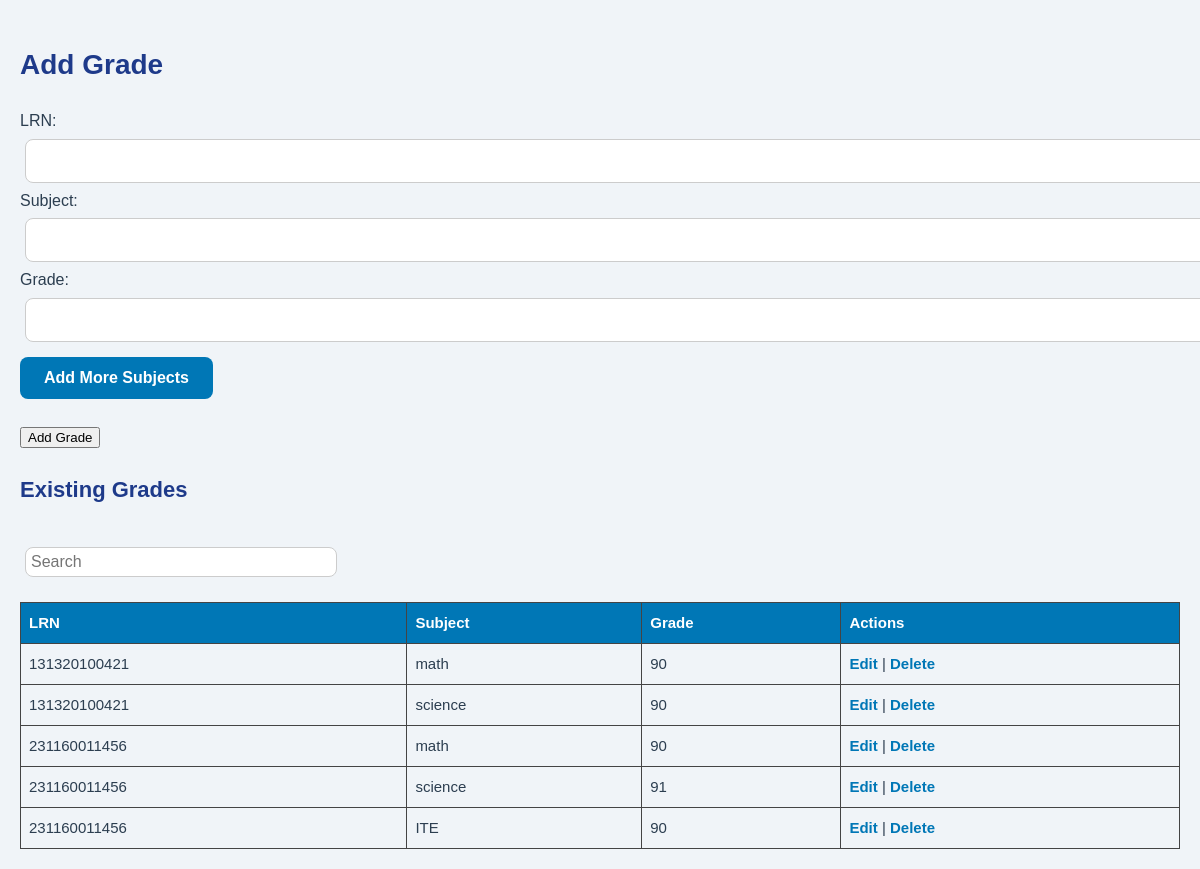
The page /grades.php on the database as committed earlier.
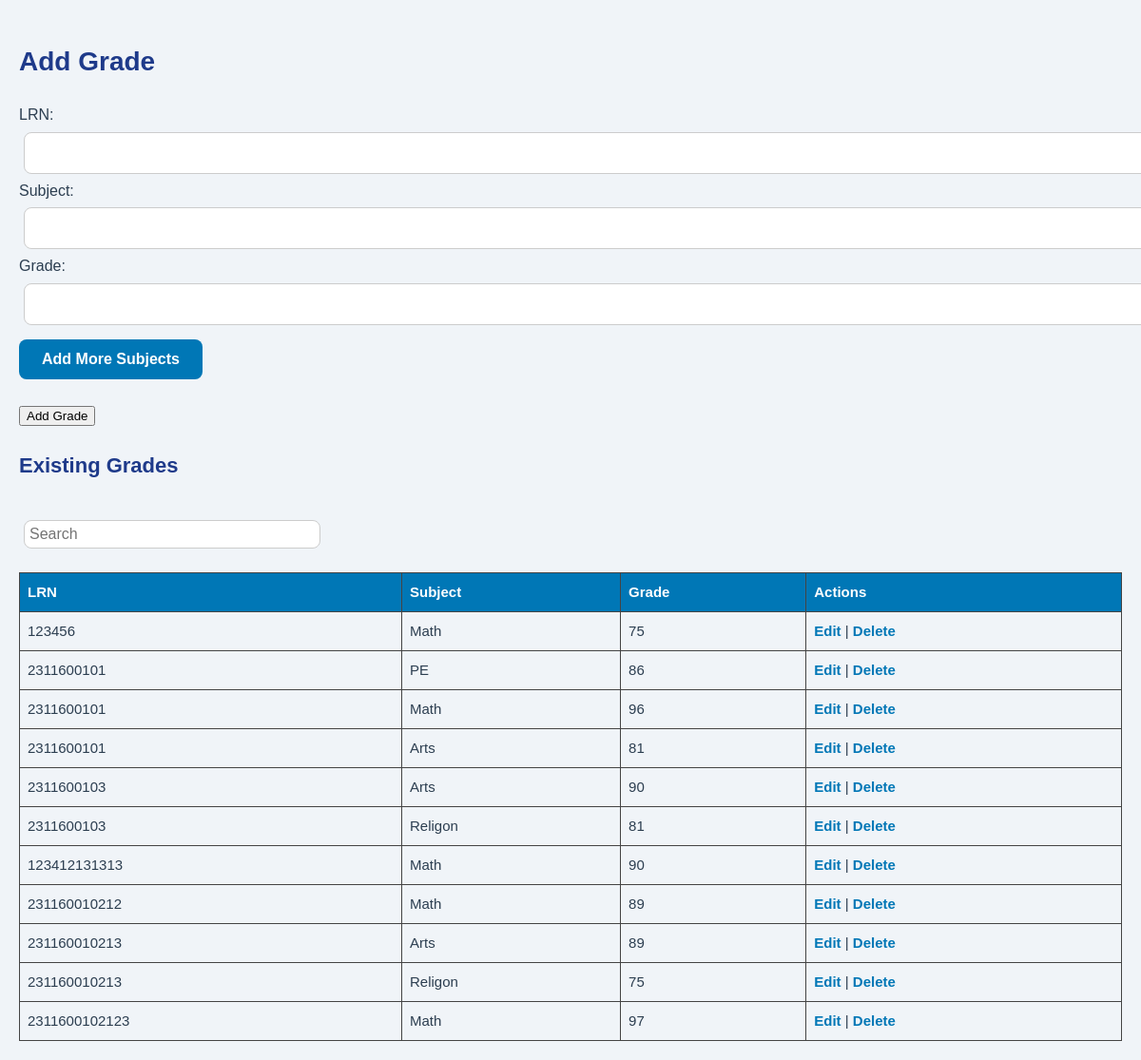
The same page on the database as committed later.
### tables this page shows
CREATE TABLE `grades` (
  `id` int(11) NOT NULL,
  `student_id` bigint(20) NOT NULL,
  `subject` varchar(100) NOT NULL,
  `grade` varchar(10) NOT NULL
);

### grades.php (the view, shortened to what this page needs)
<?php
include 'db.php';
?>
<!DOCTYPE html>
<html>
<head>
    <link rel="stylesheet" type="text/css" href="css/admin.css">
</head>
<body>
<h2>Add Grade</h2>
<form method="POST" action="grades.php">
    LRN: <input type="text" name="student_id" required><br>
    <div id="addSubjects">
        Subject: <input type="text" name="subject[]" required>
        Grade: <input type="text" name="grade[]" required><br>
    </div>
    <button type="button" onclick="addMore()">Add More Subjects</button><br><br>
    <input type="submit" value="Add Grade">
</form>
<h3>Existing Grades</h3>
<input type="text" id="searchInput" placeholder="Search" style="margin-top: 20px; padding: 5px; width: 300px;">
<table>
    <tr><th>LRN</th><th>Subject</th><th>Grade</th><th>Actions</th></tr>
    <?php
    $result = $conn->query("SELECT * FROM grades ORDER BY student_id");
    if ($result) {
        while($row = $result->fetch_assoc()) {
            echo "<tr>
                    <td>{$row['student_id']}</td>
                    <td>{$row['subject']}</td>
                    <td>{$row['grade']}</td>
                    <td>
                        <a href='grades.php?edit_lrn={$row['student_id']}'>Edit</a> |
                        <a href='grades.php?delete={$row['id']}' onclick=\"return confirm('Delete this grade?')\">Delete</a>
                    </td>
                  </tr>";
        }
    }
    ?>
</table>
</body>
</html>

Rows that differ between the two databases and show on the page:
removed grades: student "231160011456", subject "math", grade "90"
removed grades: student "231160011456", subject "science", grade "91"
removed grades: student "231160011456", subject "ITE", grade "90"
added grades: student "123456", subject "Math", grade "75"
added grades: student "2311600101", subject "PE", grade "86"
added grades: student "2311600101", subject "Math", grade "96"
added grades: student "2311600101", subject "Arts", grade "81"
added grades: student "2311600103", subject "Arts", grade "90"
added grades: student "2311600103", subject "Religon", grade "81"
changed grades (number 7 of 11 on the later page): student "131320100421" → "123412131313"; subject "science" → "Math"; moves up the list
changed grades (number 8 of 11 on the later page): student "131320100421" → "231160010212"; subject "math" → "Math"; grade "90" → "89"
added grades: student "231160010213", subject "Arts", grade "89"
added grades: student "231160010213", subject "Religon", grade "75"
added grades: student "2311600102123", subject "Math", grade "97"
